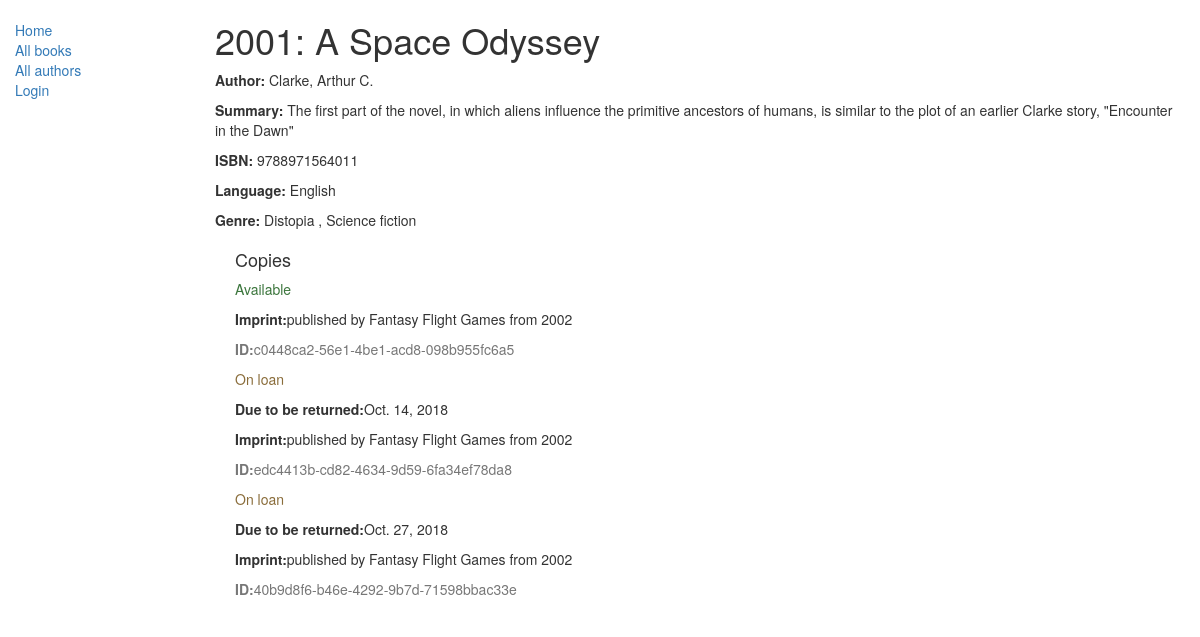
/catalog/book/1, run on the app's committed database.
### catalog/models.py (models this page shows, shortened)
class Book(models.Model):
    title = models.CharField(max_length=200)
    author = models.ForeignKey('Author', on_delete=models.SET_NULL, null=True)
    summary = models.TextField(max_length=1000, help_text="Enter a brief description of the book")
    isbn = models.CharField('ISBN', max_length=13, help_text='13 Character <a href="https://www.isbn-international.org/content/what-isbn">ISBN number</a>')
    genre = models.ManyToManyField(Genre, help_text="Select a genre for this book")
    language = models.ForeignKey('Language', on_delete=models.SET_NULL, null=True)
    def display_genre(self):
        ''' Display genre in Admin'''
        return ', '.join([genre.name for genre in self.genre.all()[:3]])
    display_genre.short_description = 'Genre'

class Author(models.Model):
    first_name = models.CharField(max_length=100)
    last_name = models.CharField(max_length=100)
    date_of_birth = models.DateField(null=True, blank=True)
    date_of_death = models.DateField('Died', null=True, blank=True)
    class Meta:
        ordering = ['first_name']
    def __str__(self):
        return '%s, %s' % (self.last_name, self.first_name)

class Language(models.Model):
    name = models.CharField(max_length=200, help_text="Enter the book's natural language (e.g. English, French, Japanese etc.)")
    def __str__(self):
        return self.name

class Genre(models.Model):
    name = models.CharField(max_length=200, help_text="Enter a book genre (e.g. Science Fiction, French Poetry etc.)")
    def __str__(self):
        return self.name

class BookInstance(models.Model):
    id = models.UUIDField(primary_key=True, default=uuid.uuid4, help_text="Unique ID for this particular book across whole library")
    book = models.ForeignKey('Book', on_delete=models.SET_NULL, null=True)
    imprint = models.CharField(max_length=200)
    due_back = models.DateField(null=True, blank=True)
    LOAN_STATUS = (
        ('m', 'Maintenance'),
        ('o', 'On loan'),
        ('a', 'Available'),
        ('r', 'Reserved'),
    )
    status = models.CharField(max_length=1, choices=LOAN_STATUS, blank=True, default='d', help_text='Book availability')
    borrower = models.ForeignKey(User, on_delete=models.SET_NULL, null=True, blank=True)
    class Meta:
        ordering = ["due_back"]
        permissions = (("can_mark_returned", "Set book as returned"),)

### catalog/views.py (the view)
# urls.py: path('book/<int:pk>', views.BookDetailView.as_view(), name='book-detail'),
class BookDetailView(DetailView):
    model = Book

### templates/catalog/book_detail.html
{% extends "base_generic.html" %}
{% block content %}
    <h1>{{book.title}}</h1>
    <p><strong>Author: </strong>{{book.author}}</p>
    <p><strong>Summary: </strong>{{book.summary}}</p>
    <p><strong>ISBN: </strong>{{book.isbn}}</p>
    <p><strong>Language: </strong>{{book.language}}</p>
    <p><strong>Genre: </strong>
        {% for genre in book.genre.all %}
            {{genre}} {% if not forloop.last %}, {% endif %}
        {% endfor %}
    </p>
    <div class="bookinstance">
        <h4>Copies</h4>
        {% for copy in book.bookinstance_set.all %}
        <p class="{% if copy.status == 'a' %}text-success
                  {% elif copy.status == 'd' %}text-danger
                  {% else %}text-warning
                  {% endif %}">{{ copy.get_status_display }}</p>
            {% if copy.status != 'a' %}
                <p><strong>Due to be returned:</strong>{{copy.due_back}}</p>
            {% endif %}
            <p><strong>Imprint:</strong>{{copy.imprint}}</p>
            <p class="text-muted"><strong>ID:</strong>{{copy.id}}</p>
        {% endfor %}
    </div>
{% endblock %}

### catalog/static/css/styles.css (style rules this page uses)
.bookinstance { margin-top: 20px; margin-left: 20px; }

### data on the page
Book: title "2001: A Space Odyssey", author "Clarke, Arthur C.", summary "The first part of the novel, in which aliens influence the primitive ancestors of humans, is similar to the plot of an earlier Clarke story, \"Encounter in the Dawn\"", isbn "9788971564011", language "English"
Genre: name "Distopia"
Genre: name "Science fiction"
BookInstance: status "Available", imprint "published by Fantasy Flight Games from 2002", id "c0448ca2-56e1-4be1-acd8-098b955fc6a5"
BookInstance: status "On loan", due_back "Oct. 14, 2018", imprint "published by Fantasy Flight Games from 2002", id "edc4413b-cd82-4634-9d59-6fa34ef78da8"
BookInstance: status "On loan", due_back "Oct. 27, 2018", imprint "published by Fantasy Flight Games from 2002", id "40b9d8f6-b46e-4292-9b7d-71598bbac33e"
